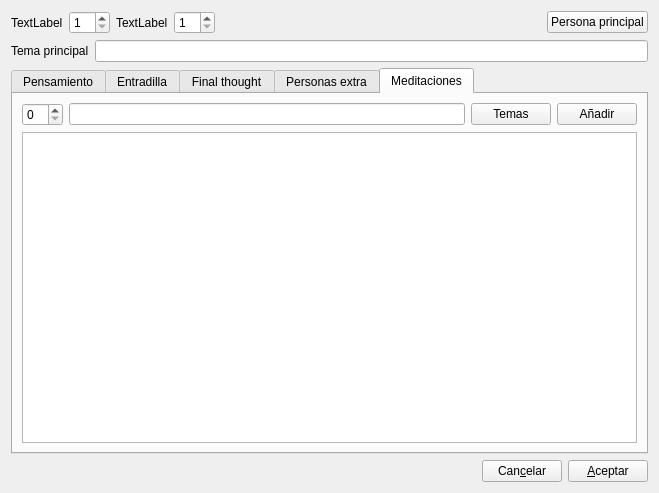
<?xml version="1.0" encoding="UTF-8"?>
<ui version="4.0">
 <class>dlgAnneeNuevo</class>
 <widget class="QWidget" name="dlgAnneeNuevo">
  <property name="geometry">
   <rect>
    <x>0</x>
    <y>0</y>
    <width>659</width>
    <height>493</height>
   </rect>
  </property>
  <property name="windowTitle">
   <string>Form</string>
  </property>
  <layout class="QVBoxLayout" name="verticalLayout_5">
   <item>
    <layout class="QHBoxLayout" name="horizontalLayout_4">
     <item>
      <widget class="QLabel" name="label">
       <property name="text">
        <string>TextLabel</string>
       </property>
       <property name="buddy">
        <cstring>spDia</cstring>
       </property>
      </widget>
     </item>
     <item>
      <widget class="QSpinBox" name="spDia">
       <property name="minimum">
        <number>1</number>
       </property>
       <property name="maximum">
        <number>31</number>
       </property>
      </widget>
     </item>
     <item>
      <widget class="QLabel" name="label_2">
       <property name="text">
        <string>TextLabel</string>
       </property>
       <property name="buddy">
        <cstring>spMes</cstring>
       </property>
      </widget>
     </item>
     <item>
      <widget class="QSpinBox" name="spMes">
       <property name="minimum">
        <number>1</number>
       </property>
       <property name="maximum">
        <number>12</number>
       </property>
      </widget>
     </item>
     <item>
      <spacer name="horizontalSpacer_2">
       <property name="orientation">
        <enum>Qt::Horizontal</enum>
       </property>
       <property name="sizeHint" stdset="0">
        <size>
         <width>40</width>
         <height>20</height>
        </size>
       </property>
      </spacer>
     </item>
     <item>
      <widget class="QPushButton" name="btAnadirPersonaPrincipal">
       <property name="text">
        <string>Persona principal</string>
       </property>
      </widget>
     </item>
    </layout>
   </item>
   <item>
    <layout class="QHBoxLayout" name="horizontalLayout_5">
     <item>
      <widget class="QLabel" name="label_4">
       <property name="text">
        <string>Tema principal</string>
       </property>
       <property name="buddy">
        <cstring>txtTemaPrincipal</cstring>
       </property>
      </widget>
     </item>
     <item>
      <widget class="QLineEdit" name="txtTemaPrincipal"/>
     </item>
    </layout>
   </item>
   <item>
    <widget class="QTabWidget" name="tabWidget">
     <property name="currentIndex">
      <number>4</number>
     </property>
     <widget class="QWidget" name="tab">
      <attribute name="title">
       <string>Pensamiento</string>
      </attribute>
      <layout class="QVBoxLayout" name="verticalLayout_2">
       <item>
        <layout class="QVBoxLayout" name="verticalLayout">
         <item>
          <widget class="QTextEdit" name="txtPensamiento"/>
         </item>
         <item>
          <layout class="QHBoxLayout" name="horizontalLayout_2">
           <item>
            <widget class="QLabel" name="label_3">
             <property name="text">
              <string>Autor</string>
             </property>
             <property name="buddy">
              <cstring>txtAutorPensamiento</cstring>
             </property>
            </widget>
           </item>
           <item>
            <widget class="QLineEdit" name="txtAutorPensamiento"/>
           </item>
          </layout>
         </item>
        </layout>
       </item>
      </layout>
     </widget>
     <widget class="QWidget" name="tab_3">
      <attribute name="title">
       <string>Entradilla</string>
      </attribute>
      <layout class="QVBoxLayout" name="verticalLayout_7">
       <item>
        <widget class="QTextEdit" name="txtEntradilla"/>
       </item>
      </layout>
     </widget>
     <widget class="QWidget" name="tab_4">
      <attribute name="title">
       <string>Final thought</string>
      </attribute>
      <layout class="QVBoxLayout" name="verticalLayout_6">
       <item>
        <widget class="QTextEdit" name="txtFinalThought"/>
       </item>
      </layout>
     </widget>
     <widget class="QWidget" name="tab_2">
      <attribute name="title">
       <string>Personas extra</string>
      </attribute>
     </widget>
     <widget class="QWidget" name="tab_5">
      <attribute name="title">
       <string>Meditaciones</string>
      </attribute>
      <layout class="QVBoxLayout" name="verticalLayout_4">
       <item>
        <layout class="QVBoxLayout" name="verticalLayout_3">
         <item>
          <layout class="QHBoxLayout" name="horizontalLayout_3">
           <item>
            <widget class="QSpinBox" name="spNumeroMeditacion"/>
           </item>
           <item>
            <widget class="QLineEdit" name="txtMeditacion"/>
           </item>
           <item>
            <widget class="QPushButton" name="btTemas">
             <property name="text">
              <string>Temas</string>
             </property>
            </widget>
           </item>
           <item>
            <widget class="QPushButton" name="btAnadirMeditacion">
             <property name="text">
              <string>Añadir</string>
             </property>
            </widget>
           </item>
          </layout>
         </item>
         <item>
          <widget class="QTableWidget" name="twMeditaciones"/>
         </item>
        </layout>
       </item>
      </layout>
     </widget>
    </widget>
   </item>
   <item>
    <layout class="QHBoxLayout" name="horizontalLayout">
     <item>
      <spacer name="horizontalSpacer">
       <property name="orientation">
        <enum>Qt::Horizontal</enum>
       </property>
       <property name="sizeHint" stdset="0">
        <size>
         <width>40</width>
         <height>20</height>
        </size>
       </property>
      </spacer>
     </item>
     <item>
      <widget class="QPushButton" name="btCancelar">
       <property name="text">
        <string>Can&amp;celar</string>
       </property>
      </widget>
     </item>
     <item>
      <widget class="QPushButton" name="btOK">
       <property name="text">
        <string>&amp;Aceptar</string>
       </property>
      </widget>
     </item>
    </layout>
   </item>
  </layout>
 </widget>
 <resources/>
 <connections/>
</ui>
